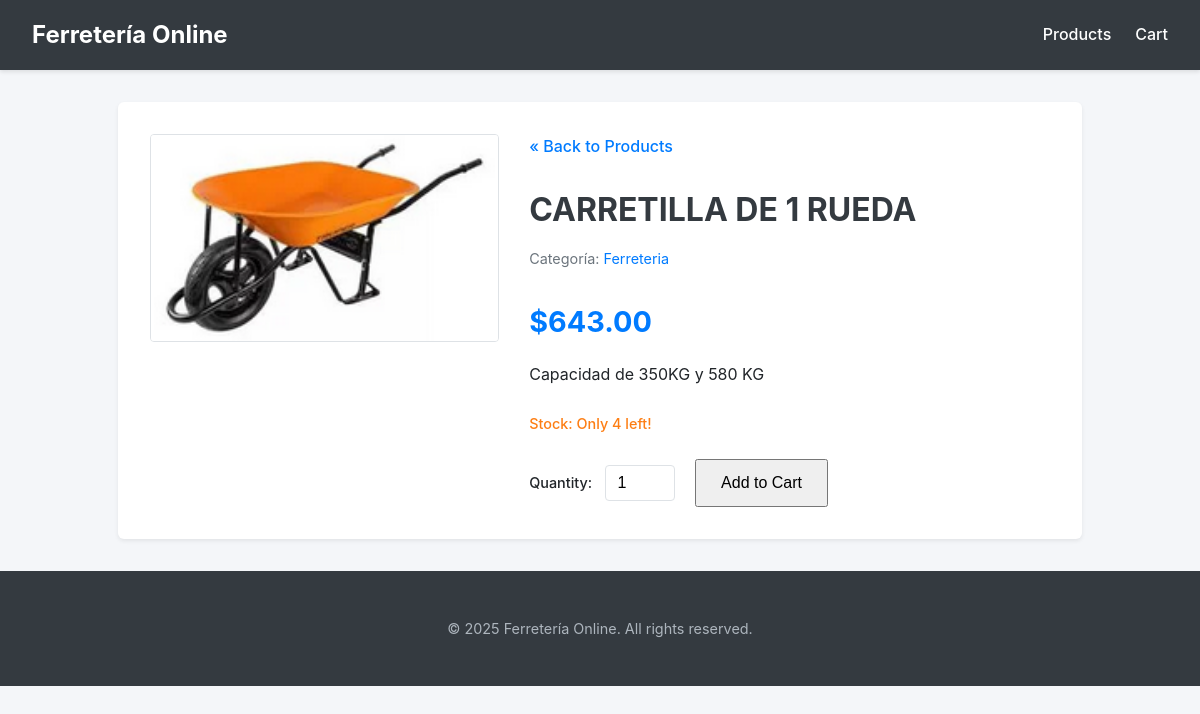
The page /product/9/ on the database its author committed.
### ferreteria/models.py (models this page shows, shortened)
class Products(models.Model):
    idproducts = models.AutoField(primary_key=True)
    name = models.CharField(max_length=45)
    description = models.CharField(max_length=255, null=True, blank=True)
    price = models.DecimalField(max_digits=10, decimal_places=2, null=True, blank=True)
    cost = models.DecimalField(max_digits=10, decimal_places=2, null=True, blank=True)
    stock = models.IntegerField(null=True, blank=True)
    idcategories = models.ForeignKey(Categories, on_delete=models.PROTECT, db_column='idcategories', null=True, blank=True, verbose_name="Category")
    image = models.ImageField(upload_to='products_images/', null=True, blank=True, verbose_name="Image")
    class Meta:
        verbose_name = "Product"
        verbose_name_plural = "Products"

class Categories(models.Model):
    idcategories = models.AutoField(primary_key=True)
    name = models.CharField(max_length=45, null=True, blank=True)
    image = models.ImageField(upload_to='categories_images/', null=True, blank=True, verbose_name="Image")
    class Meta:
        verbose_name = "Category"
        verbose_name_plural = "Categories"

### ferreteria/views.py (the view)
# urls.py: path('product/<int:product_id>/', views.product_detail_view, name='product_detail'),
def product_detail_view(request, product_id):
    product = get_object_or_404(Products.objects.select_related('idcategories'), idproducts=product_id) #
    categories = Categories.objects.all().order_by('name') # Para el sidebar, si decides incluirlo
    cart_item_count = 0
    try:
        client = get_current_client(request) #
        if client:
            cart_item_count = Cart.objects.filter(idclient=client).aggregate(total_items=Sum('quantity'))['total_items'] or 0
    except Exception:
        pass # Mantener cart_item_count en 0 si hay error o no hay cliente
    context = {
        'product': product,
        'categories': categories, # Opcional, si quieres mostrar el sidebar de categorías
        'cart_item_count': cart_item_count,
    }
    return render(request, 'ferreteria/product_detail.html', context)

### ferreteria/views.py (called while the page is built)
def get_current_client(request):
    try:
        return Clients.objects.get(idclients=1)
    except Clients.DoesNotExist:
        messages.error(request, "Client profile not found. Please log in or register. (Using fallback default client)")
        client, _ = Clients.objects.get_or_create(
            idclients=1, # O deja que AutoField maneje esto y luego guárdalo en sesión
            defaults={'name': "Default", 'lastname': "Client", 'email': "default@example.com"}
        )
        return client

### ferreteria/templates/ferreteria/product_detail.html (shortened to what this page needs)
<!DOCTYPE html>
<html lang="en">
<head>
</head>
<body>
    <header>
        <nav>
            <a href="{% url 'product_list' %}" class="brand-logo">Ferretería Online</a>
            <ul>
                <li><a href="{% url 'product_list' %}" class="{% if request.resolver_match.url_name == 'product_list' and not current_category %}active{% endif %}">Products</a></li>
                <li>
                    <a href="{% url 'view_cart' %}">
                        Cart
                    </a>
                </li>
            </ul>
        </nav>
    </header>
    <main class="product-detail-container">
        <section class="product-image-section">
            {% if product.image %}
                <img src="{{ product.image.url }}" alt="{{ product.name }}">
            {% else %}
                <div class="image-placeholder-detail">No Image Available</div>
            {% endif %}
        </section>
        <section class="product-info-section">
            <a href="{% url 'product_list' %}" class="back-link">&laquo; Back to Products</a>
            <h1>{{ product.name }}</h1>
            {% if product.idcategories %}
            <span class="category-name">
                Categoría: <a href="{% url 'product_list_by_category' product.idcategories.idcategories %}">{{ product.idcategories.name }}</a>
            </span>
            {% endif %}
            <p class="price">${{ product.price|floatformat:2 }}</p>
            <p class="description">{{ product.description|linebreaksbr }}</p>
            {% if product.stock > 0 %}
                <p class="stock">
                    {% if product.stock > 10 %}
                        <span class="in-stock">Stock: {{ product.stock }} available</span>
                    {% elif product.stock > 0 %}
                        <span class="low-stock">Stock: Only {{ product.stock }} left!</span>
                    {% endif %}
                </p>
                <form method="post" action="{% url 'add_to_cart' product.idproducts %}">
                    <label for="quantity_prod_{{ product.idproducts }}">Quantity:</label>
                    <input type="number" name="quantity" value="1" min="1" {% if product.stock %}max="{{ product.stock }}"{% endif %} id="quantity_prod_{{ product.idproducts }}" required>
                    <button type="submit" class="btn">Add to Cart</button>
                </form>
            {% else %}
                <p class="out-of-stock">Out of Stock</p>
                <button type="button" class="btn" disabled>Add to Cart</button>
            {% endif %}
        </section>
    </main>
    <footer>
        <p>&copy; {% now "Y" %} Ferretería Online. All rights reserved.</p>
    </footer>
</body>
</html>

### ferreteria/templates/ferreteria/product_detail.html (style rules this page uses)
:root { --primary-color: #007bff; --secondary-color: #6c757d; --success-color: #28a745; --danger-color: #dc3545; --light-gray: #f8f9fa; --dark-gray: #343a40; --border-color: #dee2e6; --text-color: #212529; --link-hover-color: #0056b3; --card-shadow: 0 0.125rem 0.25rem rgba(0, 0, 0, 0.075); }
body { font-family: -apple-system, BlinkMacSystemFont, "Segoe UI", Roboto, "Helvetica Neue", Arial, sans-serif; margin: 0; background-color: #f4f6f9; color: var(--text-color); line-height: 1.6; }
header { background-color: var(--dark-gray); color: white; padding: 1rem 2rem; box-shadow: 0 2px 4px rgba(0,0,0,0.1); position: sticky; top: 0; z-index: 1000; }
nav { display: flex; justify-content: space-between; align-items: center; max-width: 1200px; margin: 0 auto; }
nav .brand-logo { font-size: 1.5rem; font-weight: bold; color: white; text-decoration: none; }
nav ul { list-style: none; padding: 0; margin: 0; display: flex; }
nav ul li { margin-left: 1.5rem; }
nav ul li a { color: white; text-decoration: none; font-weight: 500; padding: 0.5rem 0; position: relative; }
.product-detail-container { max-width: 900px; margin: 2rem auto; padding: 2rem; background-color: white; border-radius: 0.375rem; box-shadow: var(--card-shadow); display: grid; grid-template-columns: 1fr; gap: 2rem; }
@media (min-width: 768px) { .product-detail-container { grid-template-columns: 2fr 3fr; } }
.product-image-section img { width: 100%; max-height: 400px; object-fit: contain; border-radius: 0.25rem; border: 1px solid var(--border-color); }
.product-info-section h1 { font-size: 2rem; color: var(--dark-gray); margin-top: 0; margin-bottom: 0.75rem; }
.product-info-section .category-name { font-size: 0.9rem; color: var(--secondary-color); margin-bottom: 1rem; display: block; }
.product-info-section .category-name a { color: var(--primary-color); text-decoration: none; }
.product-info-section .description { font-size: 1rem; color: var(--text-color); margin-bottom: 1.5rem; line-height: 1.7; }
.product-info-section .price { font-size: 1.8rem; font-weight: bold; color: var(--primary-color); margin-bottom: 1rem; }
.product-info-section .stock { font-size: 0.9rem; margin-bottom: 1.5rem; }
.product-info-section .stock .low-stock { color: #fd7e14; font-weight: 500; }
.product-info-section form label { font-size: 0.9rem; margin-right: 0.5rem; font-weight: 500; }
.product-info-section form input[type="number"] { width: 70px; padding: 0.5rem 0.75rem; font-size: 1rem; border: 1px solid var(--border-color); border-radius: 0.25rem; margin-right: 1rem; box-sizing: border-box; }
.product-info-section form .btn { padding: 0.6rem 1.5rem; font-size: 1rem; line-height: 1.5; }
.back-link { display: inline-block; margin-bottom: 1.5rem; color: var(--primary-color); text-decoration: none; font-weight: 500; }
footer { text-align: center; padding: 2rem; margin-top: 2rem; background-color: var(--dark-gray); color: #adb5bd; font-size: 0.9rem; }

### rows shown on the page
Products: image (picture), name "CARRETILLA DE 1 RUEDA", idcategories.name "Ferreteria", price "643.00", description "Capacidad de 350KG y 580 KG", stock "4", quantity "1"
